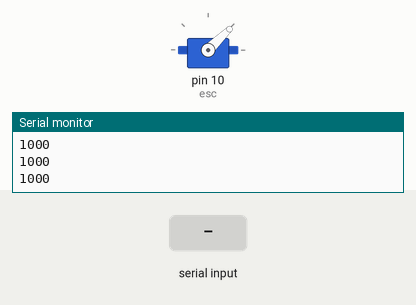
The sketch below on a simulated Arduino Uno, built with avr-gcc and run on an emulated ATmega328P. On the bench: servo, the last lines printed to the serial monitor. The inputs (shaded band) are chosen by the test bench.

Above: at 1.2 s.
1.3 s: "90,45\n" received over Serial
At 1.6 s:
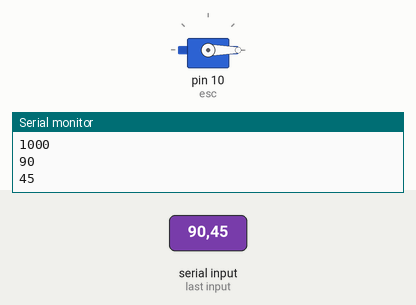
Timing chart, 0 to 4.3 s (numbered marks = the images above; inputs shaded):
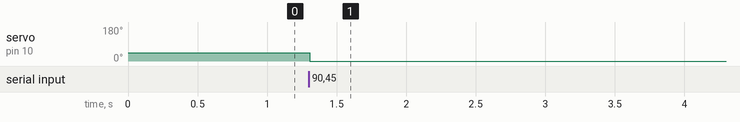

The sketch:

brushlessTest.ino
```cpp
#include<Servo.h>

Servo esc;
int val=1000;
void setup()
{
  esc.attach(10);
  Serial.begin(9600);
}


void loop()
{
  if(Serial.available()){
  val= Serial.parseInt(); }
  esc.writeMicroseconds(val);
  Serial.println(val);
  delay(1);
}
```

Measured:
- after the input at 1.3 s, servo on pin 10 (esc): 44° → 0° at once
